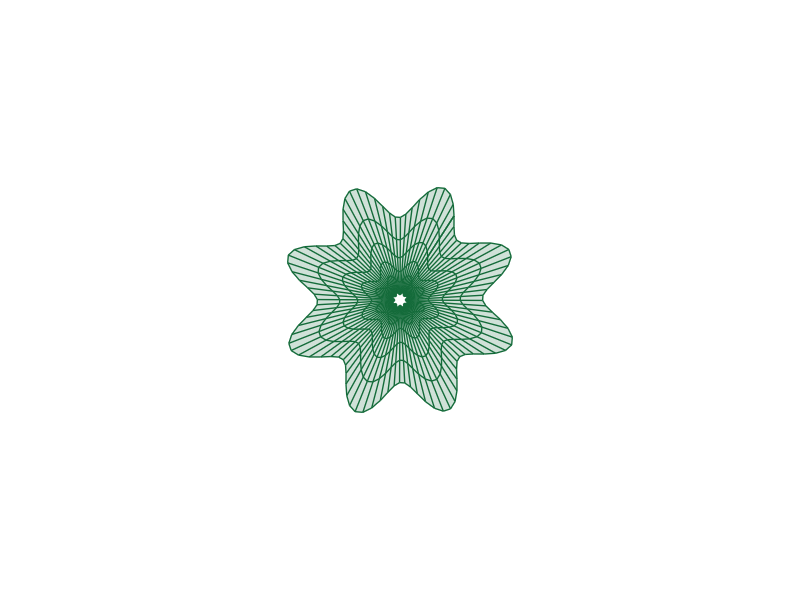

Write MATLAB code to recreate this figure. (Note: this script raises an error after producing the figure.)
function XmasTree2024_2
    fig = figure('Units','normalized', 'Position',[.1,.1,.5,.8],...
        'Color',[0,9,33]/255, 'UserData',40 + [60,65,75,72,0,59,64,57,74,0,63,59,57,0,1,6,45,75,61,74,28,57,76,57,1,1]);
    
    axes('Parent',fig, 'Position',[0,-1/6,1,1+1/3], 'UserData',97 + [18,11,0,13,3,0,17,4,17],...
          'XLim',[-6,6], 'YLim',[-6,6], 'ZLim',[-16, 1], 'DataAspectRatio', [1,1,1], 'NextPlot','add',...
          'Projection','perspective', 'Color',[0,9,33]/255, 'XColor','none', 'YColor','none', 'ZColor','none')

    [X,T] = meshgrid(.4:.1:1, 0:pi/50:2*pi);
    XM = 1 + sin(8.*T).*.05;
    X = X.*XM; R = X.^(3).*(.5 + sin(8.*T).*.02);
    dF = @(R, T, X) surf(R.*cos(T), R.*sin(T), -X, 'EdgeColor',[20,107,58]./255,...
        'FaceColor', [20,107,58]./255, 'FaceAlpha',.2, 'LineWidth',1);
    CList = [254,103,110; 255,191,115; 57,120,164]./255;
    
    for i = 1:5
        tR = R.*(2 + i); tT = T+i; tX = X.*(2 + i) + i;
        SFHdl = dF(tR, tT, tX);
        [~, ind] = sort(SFHdl.ZData(:)); ind = ind(1:8);
        C = CList(randi([1,size(CList,1)], [8,1]), :);
        scatter3(tR(ind).*cos(tT(ind)), tR(ind).*sin(tT(ind)), -tX(ind), 120, 'filled',...
            'CData', C, 'MarkerEdgeColor','none', 'MarkerFaceAlpha',.3)
        scatter3(tR(ind).*cos(tT(ind)), tR(ind).*sin(tT(ind)), -tX(ind), 60, 'filled', 'CData', C)
    end
    
    Rx = @(V, theta) V*[1 0 0; 0 cos(theta) sin(theta); 0 -sin(theta) cos(theta)];
    % Rz = @(V, theta) V*[cos(theta) sin(theta) 0;-sin(theta) cos(theta) 0; 0 0 1];
    w = .3; R = .62; r = .4; T = (1/8:1/8:(2 - 1/8)).'.*pi;
    V8 = [ 0, 0, w;  0, 0,-w;
           1, 0, 0;  0, 1, 0; -1, 0, 0;  0,-1,0;
           R, R, 0; -R, R, 0; -R,-R, 0;  R,-R,0;
           cos(T).*r, sin(T).*r, T.*0];
    F8 = [1,3,25; 1,3,11; 2,3,25; 2,3,11; 1,7,11; 1,7,13; 2,7,11; 2,7,13;
          1,4,13; 1,4,15; 2,4,13; 2,4,15; 1,8,15; 1,8,17; 2,8,15; 2,8,17;
          1,5,17; 1,5,19; 2,5,17; 2,5,19; 1,9,19; 1,9,21; 2,9,19; 2,9,21;
          1,6,21; 1,6,23; 2,6,21; 2,6,23; 1,10,23; 1,10,25; 2,10,23; 2,10,25];
    V8 = Rx(V8.*.8, pi/2) + [0,0,-1.3];
    
    patch('Faces',F8, 'Vertices',V8, 'FaceColor',[255,223,153]./255,...
          'EdgeColor',[255,223,153]./255,'FaceAlpha',.2)
    view(3,30)
    
    annotation(fig,'textbox',[0,.05,1,.09], 'Color',[1 1 1], 'String','Merry Christmas XXX',...
        'HorizontalAlignment','center', 'FontWeight','bold', 'FontSize',48,...
        'FontName','华文宋体', 'FontAngle','italic', 'FitBoxToText','off','EdgeColor','none');

    sXYZ = rand(200,3).*[12,12,17] - [6,6,16];
    sHdl1 = plot3(sXYZ(1:90,1),sXYZ(1:90,2),sXYZ(1:90,3), '*', 'Color',[.8,.8,.8]);
    sHdl2 = plot3(sXYZ(91:200,1),sXYZ(91:200,2),sXYZ(91:200,3), '.', 'Color',[.6,.6,.6]);
    
    for i=1:1e8
        sXYZ(:,3) = sXYZ(:,3) - [.1.*ones(90,1); .12.*ones(110,1)];
        sXYZ(sXYZ(:,3)<-16, 3) = sXYZ(sXYZ(:,3) < -16, 3) + 17.5;
        sHdl1.ZData = sXYZ(1:90,3); sHdl2.ZData = sXYZ(91:200,3);
        view([i,30]); drawnow; pause(.05)
    end
end 